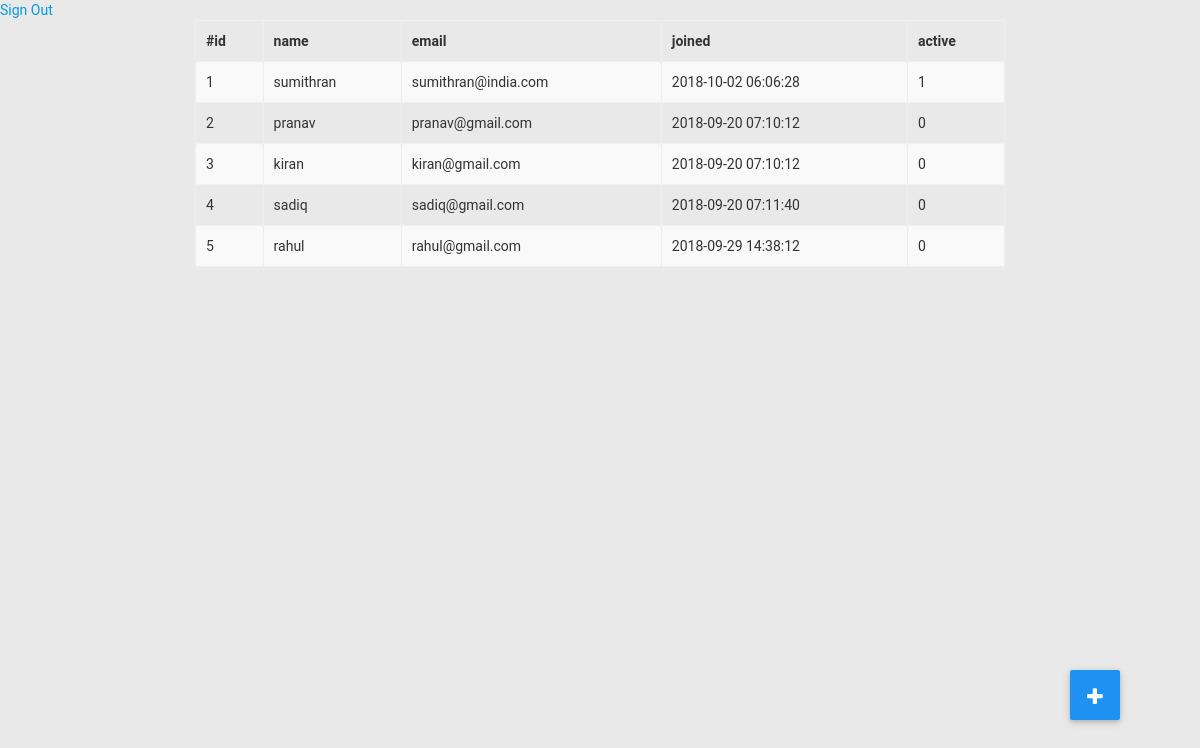
/users.php (signed in), run on the app's committed database.
### tables this page shows
CREATE TABLE IF NOT EXISTS `users` (
  `id` int(11) NOT NULL AUTO_INCREMENT,
  `name` varchar(20) NOT NULL,
  `psw` varchar(225) NOT NULL,
  `mail` varchar(40) NOT NULL,
  `act` int(1) NOT NULL DEFAULT '0',
  `con` timestamp NOT NULL DEFAULT CURRENT_TIMESTAMP ON UPDATE CURRENT_TIMESTAMP,
  PRIMARY KEY (`id`)
);

### users.php (the view, shortened to what this page needs)
<?php
    require_once 'connect.php';
        $sql = "SELECT * FROM `users`";
        $result = mysqli_query($link, $sql);
?>
<!DOCTYPE html>
<html>
<head>
<link rel="stylesheet" href="assets/css/bootstrap.min.css" type="text/css"  />
<link rel="stylesheet" href="assets/css/font-awesome.min.css" type="text/css"  />
<link rel="stylesheet" href="style.css" type="text/css" />
</head>
<body>
<a href="logout.php?logout"> Sign Out</a></li>
    <div id="wrapper">
    <div class="container">
    <div class="btn-floating-container">
    <button class="btn-floating btn btn-primary" data-toggle="modal" data-target=".bs-example-modal-sm"><i class="fa fa-plus " aria-hidden="true"></i></button>
    </div>
        <table  class="table table-condensed table-bordered table-hover table-striped">
           <thead>
              <tr>
                 <th>#id</th>
                 <th>name</th>
                 <th>email</th>
                 <th>joined</th>
                 <th>active</th>
              </tr>
           </thead>
           <tbody>
            <?php
            if($result)if ($result->num_rows ) {
                while($row = $result->fetch_array()) {
                echo "<tr>";
                echo "<td>" . $row["id"] . "</td>";
                echo "<td>" . $row["name"] . "</td>";
                echo "<td>" . $row["mail"] . "</td>";
                echo "<td>" . $row["con"] . "</td>";
                echo "<td>" . $row["act"] . "</td>";
                echo "</tr>";
                }
            }
            ?>
           </tbody>
        </table>
        </div>
        </div>
</body>
</html>

### users.php (style rules this page uses)
.btn-floating-container { right: 80px; bottom: 80px; position: fixed; z-index: 99; }
.btn-floating { width: 50px; height: 50px; border-radius: 50%; box-shadow: 0 2px 6px 0 rgba(0, 0, 0, 0.2), 0 1px 1px 0 rgba(0, 0, 0, 0.2); border: 1px solid rgba(245, 245, 245, 0.075); text-align: center; padding: 0px; font-size: 24px; background-color: green; }

### data on the page
users: id "1", name "sumithran", mail "sumithran@india.com", con "2018-10-02 06:06:28", act "1"
users: id "2", name "pranav", mail "pranav@gmail.com", con "2018-09-20 07:10:12", act "0"
users: id "3", name "kiran", mail "kiran@gmail.com", con "2018-09-20 07:10:12", act "0"
users: id "4", name "sadiq", mail "sadiq@gmail.com", con "2018-09-20 07:11:40", act "0"
users: id "5", name "rahul", mail "rahul@gmail.com", con "2018-09-29 14:38:12", act "0"
